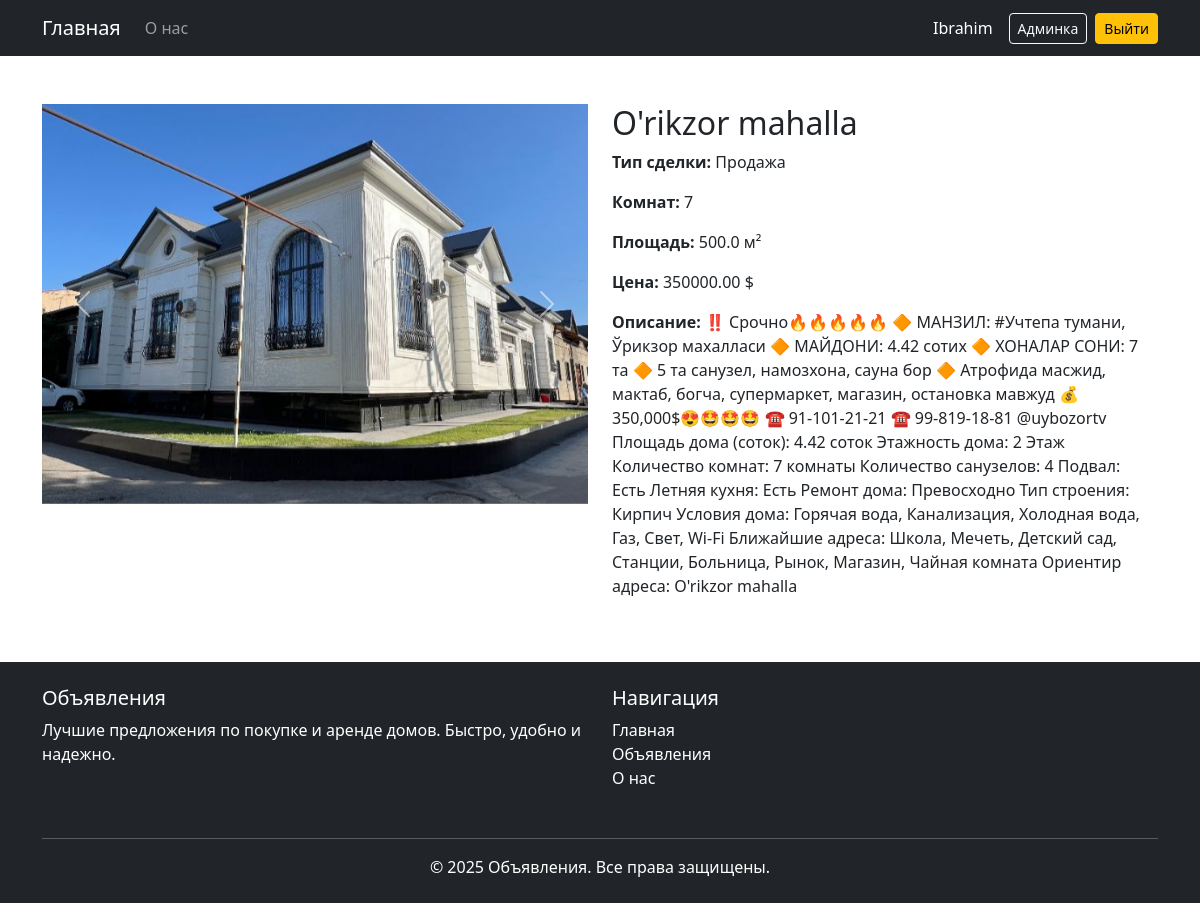
/property/3/ (signed in), run on the app's committed database.
### exam/models.py (models this page shows, shortened)
class Property(models.Model):
    DEAL_CHOICES = (
        ('sale', 'Продажа'),
        ('rent', 'Аренда'),
    )
    user = models.ForeignKey(User, on_delete=models.CASCADE,verbose_name='Пользователь', related_name='properties')
    title = models.CharField(max_length=255, verbose_name='Название', help_text='Введите название объекта недвижимости')
    description = models.TextField(verbose_name='Описание', help_text='Опишите объект недвижимости')
    deal_type = models.CharField(max_length=10, choices=DEAL_CHOICES, verbose_name='Тип сделки', help_text='Выберите тип сделки (Продажа или Аренда)')
    price = models.DecimalField(max_digits=10, decimal_places=2, verbose_name='Цена ($)', help_text='Укажите цену в долларах США')
    rooms = models.IntegerField(choices=[(i, f"{i} комн.") for i in range(1, 10)], verbose_name='Количество комнат',)
    area = models.FloatField(verbose_name='Площадь (м²)', help_text='Укажите площадь в квадратных метрах')
    address = models.CharField(max_length=255, verbose_name='Адрес', help_text='Введите полный адрес объекта недвижимости')
    image1 = models.ImageField(upload_to='properties/', null=True, blank=True, verbose_name='Изображение 1', help_text='Загрузите главное изображение объекта недвижимости')
    image2 = models.ImageField(upload_to='properties/', null=True, blank=True, verbose_name='Изображение 2', help_text='Загрузите дополнительное изображение объекта недвижимости')
    image3 = models.ImageField(upload_to='properties/', null=True, blank=True, verbose_name='Изображение 3', help_text='Загрузите еще одно дополнительное изображение объекта недвижимости')
    created_at = models.DateTimeField(auto_now_add=True, verbose_name='Дата создания', help_text='Дата и время создания объявления')
    class Meta:
        verbose_name = 'Объявление'
        verbose_name_plural = 'Объявления'
        ordering = ['-created_at']

### exam/views.py (the view)
# urls.py: path('property/<int:pk>/', views.property_detail, name='property_detail'),
def property_detail(request, pk):
    property = get_object_or_404(Property, pk=pk)
    return render(request, 'property/property_detail.html', {'property': property})

### templates/property/property_detail.html (shortened to what this page needs)
{% extends 'base.html' %}
{% block content %}
<div class="container mt-5">
<div class="row">
    <div class="col-md-6">
        <div id="propertyCarousel" class="carousel slide" data-bs-ride="carousel">
            <div class="carousel-inner">
                {% if property.image1 %}
                <div class="carousel-item active">
                    <img src="{{ property.image1.url }}" class="d-block w-100 img-cover"style="width: 500px; height: 400px; object-fit: cover;"  alt="Фото 1" >
                </div>
                {% endif %}
            </div>
            <button class="carousel-control-prev" type="button" data-bs-target="#propertyCarousel" data-bs-slide="prev">
                <span class="carousel-control-prev-icon"></span>
            </button>
            <button class="carousel-control-next" type="button" data-bs-target="#propertyCarousel" data-bs-slide="next">
                <span class="carousel-control-next-icon"></span>
            </button>
        </div>
    </div>
    <div class="col-md-6">
        <h2>{{ property.address }}</h2>
        <p><strong>Тип сделки:</strong> {{ property.get_deal_type_display }}</p>
        <p><strong>Комнат:</strong> {{ property.rooms }}</p>
        <p><strong>Площадь:</strong> {{ property.area }} м²</p>
        <p><strong>Цена:</strong> {{ property.price }} $</p>
        <p><strong>Описание:</strong> {{ property.description }}</p>
    </div>
</div>
</div>
{% endblock %}

### templates/base.html (shortened to what this page needs)
{% load static %}
<!DOCTYPE html>
<html lang="ru">
<head>
    <link href="https://cdn.jsdelivr.net/npm/bootstrap@5.3.0/dist/css/bootstrap.min.css" rel="stylesheet">
</head>
<body>
<nav class="navbar navbar-expand-lg navbar-dark bg-dark">
    <div class="container">
        <a class="navbar-brand" href="{% url 'home' %}">Главная</a>
        <div class="collapse navbar-collapse" id="navbarNav">
            <ul class="navbar-nav me-auto mb-2 mb-lg-0">
                <li class="nav-item">
                    <a class="nav-link" href="{% url 'about' %}">О нас</a>
                </li>
            </ul>
            <div class="d-flex align-items-center gap-2">
                {% if user.is_authenticated %}
                    <span class="navbar-text text-white me-2">{{ user.username }}</span>
                    {% if user.is_superuser %}
                        <a href="/admin/" class="btn btn-outline-light btn-sm">Админка</a>
                    {% endif %}
                    <a href="{% url 'logout' %}" class="btn btn-warning btn-sm">Выйти</a>
                {% else %}
                    <a href="{% url 'login' %}" class="btn btn-warning btn-sm me-2">Вход</a>
                    <a href="{% url 'reg' %}" class="btn btn-warning btn-sm">Регистрация</a>
                {% endif %}
            </div>
        </div>
    </div>
</nav>
{% block content %}{% endblock %}
<footer class="bg-dark text-white py-4 mt-5">
  <div class="container">
    <div class="row">
      <div class="col-md-6 mb-3">
        <h5>Объявления</h5>
        <p>Лучшие предложения по покупке и аренде домов. Быстро, удобно и надежно.</p>
      </div>
      <div class="col-md-6 mb-3">
        <h5>Навигация</h5>
        <ul class="list-unstyled">
          <li><a href="/" class="text-white text-decoration-none">Главная</a></li>
          <li><a href="{% url 'my_properties' %}" class="text-white text-decoration-none">Объявления</a></li>
          <li><a href="{% url 'about' %}" class="text-white text-decoration-none">О нас</a></li>
        </ul>
      </div>
    </div>
    <hr class="border-light">
    <p class="text-center mb-0">&copy; 2025 Объявления. Все права защищены.</p>
  </div>
</footer>
</body>
</html>

### data on the page
Property: image1 (picture), address "O'rikzor mahalla", deal_type "Продажа", rooms "7", area "500.0", price "350000.00", description "‼️ Срочно🔥🔥🔥🔥🔥 🔶 МАНЗИЛ: #Учтепа тумани, Ўрикзор махалласи 🔶 МАЙДОНИ: 4.42 сотих 🔶 ХОНАЛАР СОНИ: 7 та 🔶 5 та санузел, намозхона, сауна бор 🔶 Атрофида масжид, мактаб, богча, супермаркет, магазин, остановка мавжуд 💰 350,000$😍🤩🤩🤩 ☎️ 91-101-21-21 ☎️ 99-819-18-81 @uybozortv Площадь дома (соток): 4.42 соток Этажность дома: 2 Этаж Количество комнат: 7 комнаты Количество санузелов: 4 Подвал: Есть Летняя кухня: Есть Ремонт дома: Превосходно Тип строения: Кирпич Условия дома: Горячая вода, Канализация, Холодная вода, Газ, Свет, Wi-Fi Ближайшие адреса: Школа, Мечеть, Детский сад, Станции, Больница, Рынок, Магазин, Чайная комната Ориентир адреса: O'rikzor mahalla"

### other printed values
{{ user.username }} "Ibrahim"
